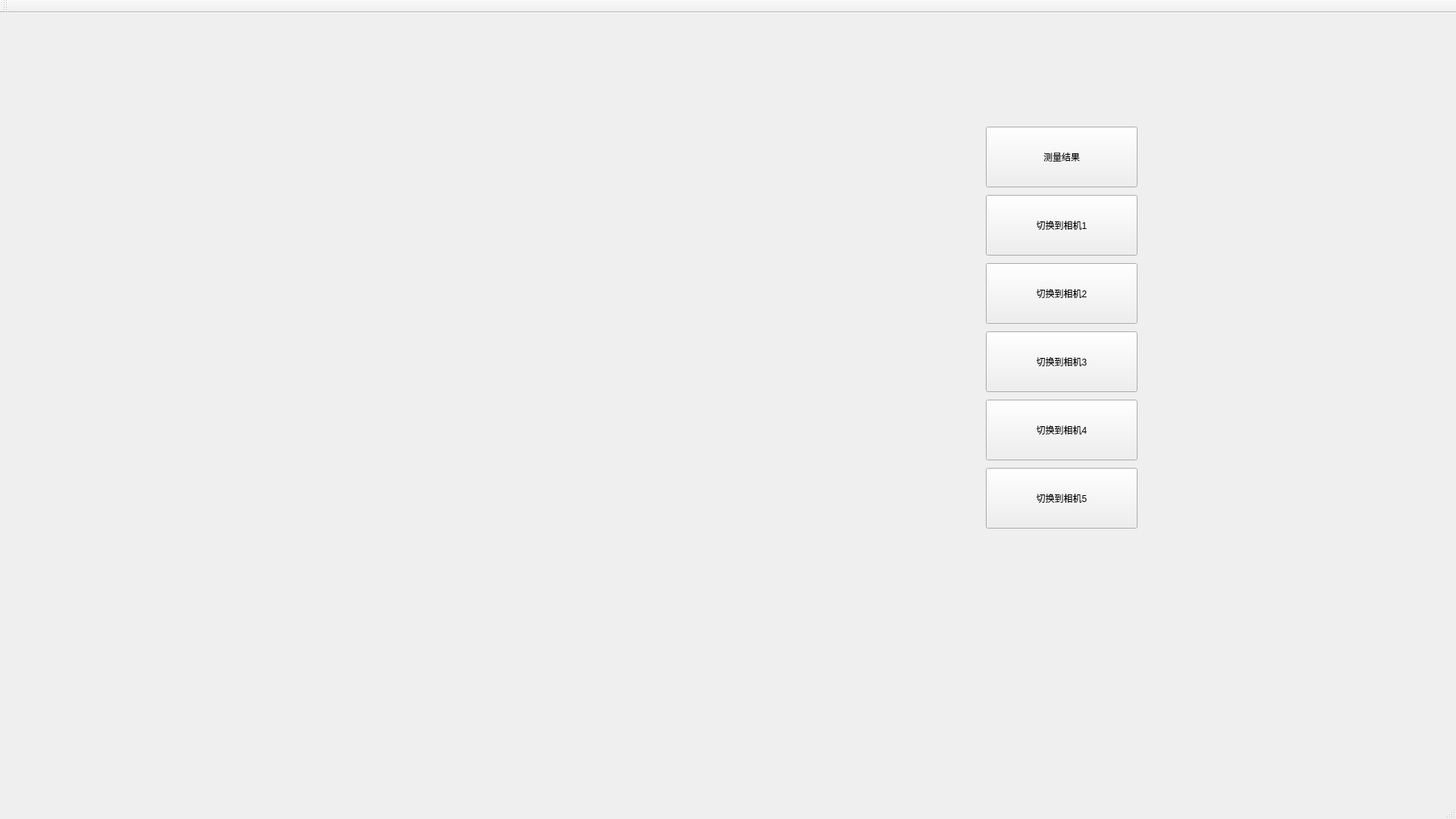
<?xml version="1.0" encoding="UTF-8"?>
<ui version="4.0">
 <class>MainWindow</class>
 <widget class="QMainWindow" name="MainWindow">
  <property name="geometry">
   <rect>
    <x>0</x>
    <y>0</y>
    <width>1920</width>
    <height>1080</height>
   </rect>
  </property>
  <property name="minimumSize">
   <size>
    <width>1920</width>
    <height>1080</height>
   </size>
  </property>
  <property name="maximumSize">
   <size>
    <width>1920</width>
    <height>1080</height>
   </size>
  </property>
  <property name="windowTitle">
   <string>MainWindow</string>
  </property>
  <widget class="QWidget" name="centralWidget">
   <widget class="QLabel" name="label_RailWayFig">
    <property name="geometry">
     <rect>
      <x>367</x>
      <y>1</y>
      <width>400</width>
      <height>400</height>
     </rect>
    </property>
    <property name="minimumSize">
     <size>
      <width>400</width>
      <height>400</height>
     </size>
    </property>
    <property name="maximumSize">
     <size>
      <width>400</width>
      <height>400</height>
     </size>
    </property>
    <property name="text">
     <string/>
    </property>
    <property name="pixmap">
     <pixmap>../image/RailWayFigure.png</pixmap>
    </property>
    <property name="scaledContents">
     <bool>true</bool>
    </property>
   </widget>
   <widget class="QLabel" name="label_LUArrowFig">
    <property name="geometry">
     <rect>
      <x>340</x>
      <y>160</y>
      <width>200</width>
      <height>50</height>
     </rect>
    </property>
    <property name="text">
     <string/>
    </property>
    <property name="pixmap">
     <pixmap>../image/箭头.png</pixmap>
    </property>
    <property name="scaledContents">
     <bool>true</bool>
    </property>
   </widget>
   <widget class="QLabel" name="label_LDArrowFig">
    <property name="geometry">
     <rect>
      <x>330</x>
      <y>350</y>
      <width>40</width>
      <height>50</height>
     </rect>
    </property>
    <property name="text">
     <string/>
    </property>
    <property name="pixmap">
     <pixmap>../image/箭头.png</pixmap>
    </property>
    <property name="scaledContents">
     <bool>true</bool>
    </property>
   </widget>
   <widget class="QLabel" name="label_RUArrowFig">
    <property name="geometry">
     <rect>
      <x>610</x>
      <y>160</y>
      <width>200</width>
      <height>50</height>
     </rect>
    </property>
    <property name="text">
     <string/>
    </property>
    <property name="pixmap">
     <pixmap>../image/箭头向左.png</pixmap>
    </property>
    <property name="scaledContents">
     <bool>true</bool>
    </property>
   </widget>
   <widget class="QLabel" name="label_RDArrowFig">
    <property name="geometry">
     <rect>
      <x>770</x>
      <y>350</y>
      <width>40</width>
      <height>50</height>
     </rect>
    </property>
    <property name="text">
     <string/>
    </property>
    <property name="pixmap">
     <pixmap>../image/箭头向左.png</pixmap>
    </property>
    <property name="scaledContents">
     <bool>true</bool>
    </property>
   </widget>
   <widget class="QLabel" name="label_DArrowFig">
    <property name="geometry">
     <rect>
      <x>550</x>
      <y>400</y>
      <width>40</width>
      <height>30</height>
     </rect>
    </property>
    <property name="text">
     <string/>
    </property>
    <property name="pixmap">
     <pixmap>../image/箭头向上.png</pixmap>
    </property>
    <property name="scaledContents">
     <bool>true</bool>
    </property>
   </widget>
   <widget class="QPushButton" name="pushButton_Measure">
    <property name="geometry">
     <rect>
      <x>1300</x>
      <y>150</y>
      <width>200</width>
      <height>80</height>
     </rect>
    </property>
    <property name="text">
     <string>测量结果</string>
    </property>
   </widget>
   <widget class="QPushButton" name="pushButton_ChangeToCamWin1">
    <property name="geometry">
     <rect>
      <x>1300</x>
      <y>240</y>
      <width>200</width>
      <height>80</height>
     </rect>
    </property>
    <property name="text">
     <string>切换到相机1</string>
    </property>
   </widget>
   <widget class="QCustomPlot" name="widget_LUArrowFig" native="true">
    <property name="geometry">
     <rect>
      <x>30</x>
      <y>30</y>
      <width>300</width>
      <height>300</height>
     </rect>
    </property>
   </widget>
   <widget class="QPushButton" name="pushButton_ChangeToCamWin2">
    <property name="geometry">
     <rect>
      <x>1300</x>
      <y>330</y>
      <width>200</width>
      <height>80</height>
     </rect>
    </property>
    <property name="text">
     <string>切换到相机2</string>
    </property>
   </widget>
   <widget class="QPushButton" name="pushButton_ChangeToCamWin3">
    <property name="geometry">
     <rect>
      <x>1300</x>
      <y>420</y>
      <width>200</width>
      <height>80</height>
     </rect>
    </property>
    <property name="text">
     <string>切换到相机3</string>
    </property>
   </widget>
   <widget class="QPushButton" name="pushButton_ChangeToCamWin4">
    <property name="geometry">
     <rect>
      <x>1300</x>
      <y>510</y>
      <width>200</width>
      <height>80</height>
     </rect>
    </property>
    <property name="text">
     <string>切换到相机4</string>
    </property>
   </widget>
   <widget class="QPushButton" name="pushButton_ChangeToCamWin5">
    <property name="geometry">
     <rect>
      <x>1300</x>
      <y>600</y>
      <width>200</width>
      <height>80</height>
     </rect>
    </property>
    <property name="text">
     <string>切换到相机5</string>
    </property>
   </widget>
   <widget class="QCustomPlot" name="widget_LDArrowFig" native="true">
    <property name="geometry">
     <rect>
      <x>30</x>
      <y>350</y>
      <width>300</width>
      <height>300</height>
     </rect>
    </property>
   </widget>
   <widget class="QCustomPlot" name="widget_DownArrowFig" native="true">
    <property name="geometry">
     <rect>
      <x>420</x>
      <y>440</y>
      <width>300</width>
      <height>300</height>
     </rect>
    </property>
   </widget>
   <widget class="QCustomPlot" name="widget_RUArrowFig" native="true">
    <property name="geometry">
     <rect>
      <x>830</x>
      <y>30</y>
      <width>300</width>
      <height>300</height>
     </rect>
    </property>
   </widget>
   <widget class="QCustomPlot" name="widget_RDArrowFig" native="true">
    <property name="geometry">
     <rect>
      <x>830</x>
      <y>360</y>
      <width>300</width>
      <height>300</height>
     </rect>
    </property>
   </widget>
  </widget>
  <widget class="QMenuBar" name="menuBar">
   <property name="geometry">
    <rect>
     <x>0</x>
     <y>0</y>
     <width>1920</width>
     <height>26</height>
    </rect>
   </property>
  </widget>
  <widget class="QToolBar" name="mainToolBar">
   <attribute name="toolBarArea">
    <enum>TopToolBarArea</enum>
   </attribute>
   <attribute name="toolBarBreak">
    <bool>false</bool>
   </attribute>
  </widget>
  <widget class="QStatusBar" name="statusBar"/>
 </widget>
 <layoutdefault spacing="6" margin="11"/>
 <customwidgets>
  <customwidget>
   <class>QCustomPlot</class>
   <extends>QWidget</extends>
   <header location="global">qcustomplot.h</header>
   <container>1</container>
  </customwidget>
 </customwidgets>
 <resources/>
 <connections/>
</ui>
